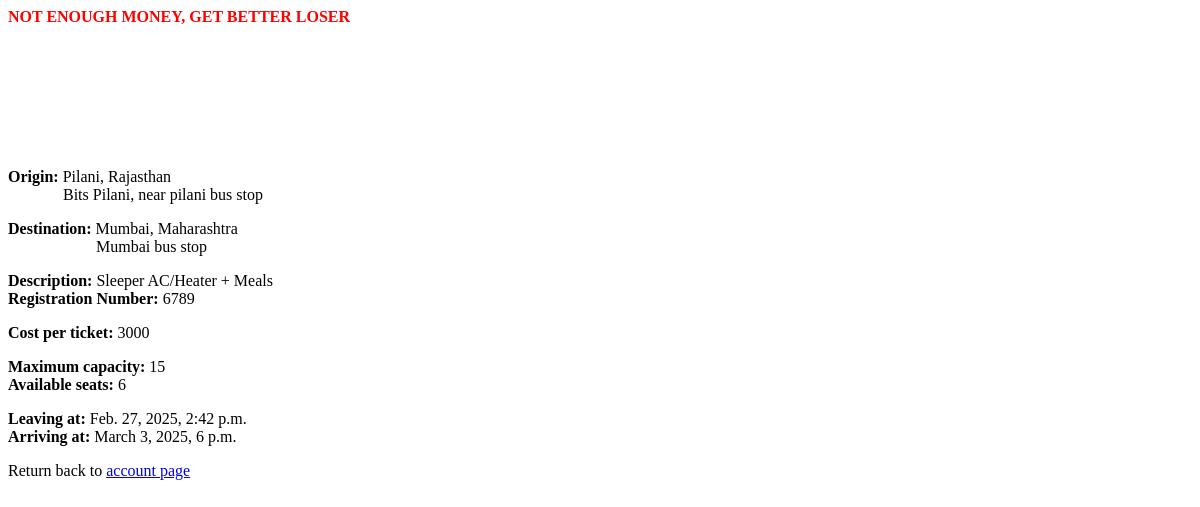
/user/book_bus/4/None (signed in), run on an earlier commit of the app's database.
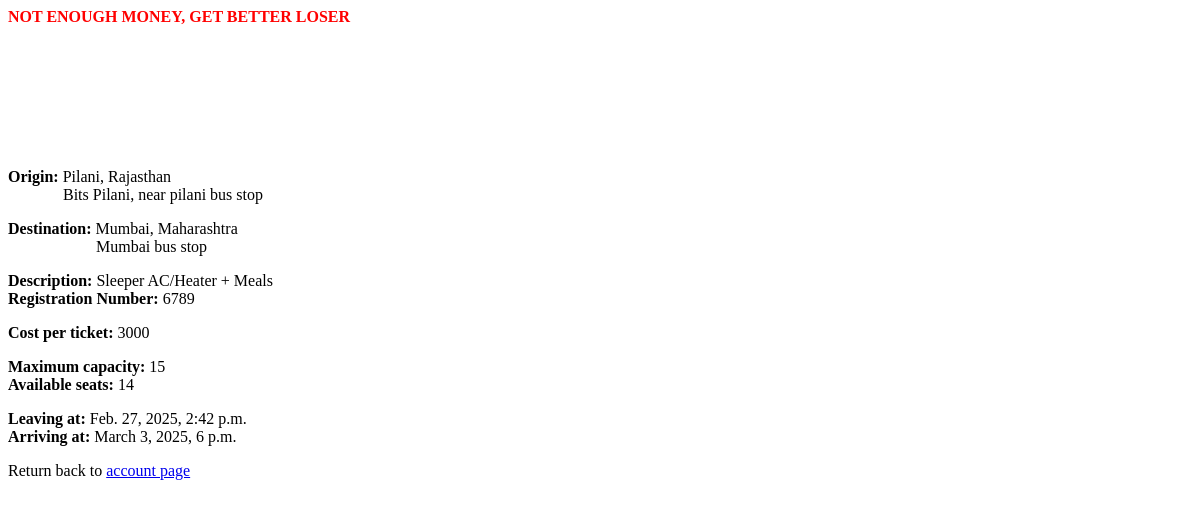
And on a later commit of the database.
### bus/models.py (models this page shows, shortened)
class Bus(models.Model):
    origin = models.ForeignKey(Bus_Stop, on_delete=models.CASCADE, related_name = "departuress")
    destination = models.ForeignKey(Bus_Stop, on_delete=models.CASCADE, related_name = "arrivals")
    bus_details = models.CharField(max_length=100, null = True, blank=True)
    registration_number = models.CharField(max_length=15, null = True, blank=True)
    cost = models.IntegerField(default=500)
    max_capacity = models.IntegerField(default=50)
    available_seats = models.IntegerField(null = True, blank=True)
    start_time = models.DateTimeField(max_length = 32, default=now)
    end_time = models.DateTimeField(max_length = 32, default=now)

class Bus_Stop(models.Model):
    state = models.CharField(max_length=50)
    city = models.CharField(max_length=50)
    description = models.CharField(max_length=100, null = True, blank=True)
    def __str__(self):
        return f"{self.city}, {self.state}"

### users/views.py (the view)
# urls.py: path('book_bus/<int:bus_id>/<str:name>', views.book_bus, name = "book_bus"),
def book_bus(request, bus_id, name):
    if not request.user.is_authenticated:
        return HttpResponseRedirect(reverse('users:login'))
    current_bus = Bus.objects.get(pk = bus_id)
    if current_bus.available_seats == 0:
        return render(request, 'users/book_bus.html', {
            "bus_to_book": current_bus,
            "message": "NO AVAILABLE SEATS"
        })
    elif request.user.wallet < current_bus.cost:
        return render(request, "users/book_bus.html", {
            "bus_to_book": current_bus,
            "message": "NOT ENOUGH MONEY, GET BETTER LOSER"
        })
    else:
        p = Passenger(booked_by=request.user, bus=current_bus, name = name)
        p.save()                                       #available seats updated while saving Passenger object
        request.user.wallet -= current_bus.cost
        request.user.save()
        return HttpResponseRedirect(reverse("users:index"))

### users/templates/users/book_bus.html
{% extends "users/layout.html" %}
{% block body %}
<div>
    {% if message != "BOOKING SUCCESSFUL" %}
        <strong style="color: red;">{{ message }}</strong>
    {% else %}
        <strong style="color: green;">{{message}}</strong>
    {% endif %}
</div>
<br><br><br><br><br><br><br>
<div>
    <p>
        <strong>Origin: </strong> {{bus_to_book.origin}}
        <br>
        <span style="margin: 55px;">{{bus_to_book.origin.description}}</span>
    </p>
    <p>
        <strong>Destination: </strong> {{bus_to_book.destination}}
        <br>
        <span style="margin: 88px;">{{bus_to_book.destination.description}}</span>
    </p>
    <p>
        <strong>Description: </strong> {{bus_to_book.bus_details}}<br>
        <strong>Registration Number: </strong>{{bus_to_book.registration_number}}
    </p>
    <p>
        <strong>Cost per ticket: </strong> {{bus_to_book.cost}}
    </p>
    <p>
        <strong>Maximum capacity: </strong> {{bus_to_book.max_capacity}}<br>
        <strong>Available seats: </strong> {{bus_to_book.available_seats}}
    </p>
    <p>
        <strong>Leaving at: </strong> {{bus_to_book.start_time}}<br>
        <strong>Arriving at: </strong> {{bus_to_book.end_time}}
    </p>
</div>
<p>
    Return back to <a href = "{% url 'users:index' %}">account page</a>
</p>
{% endblock body %}

### users/templates/users/layout.html (shortened to what this page needs)
<!DOCTYPE html>
<html lang="en">
<head>
</head>
<body>
    {%block body%}
    {%endblock%}
</body>
</html>

What changed in the data, as far as the page shows it:
changed Bus "Sleeper AC/Heater + Meals": available_seats "6" → "14"
